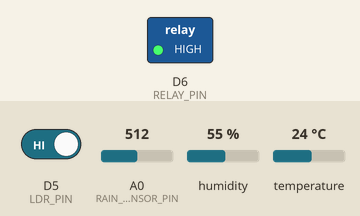
Simulated run of this sketch. Board: ESP8266 (NodeMCU). On the bench: switched loads named in the sketch (green lamp = pin HIGH). The inputs (shaded band) are chosen by the test bench; at power-on: D5 (LDR_PIN) HIGH, A0 (RAIN_SENSOR_PIN) = 512, humidity 55 %, temperature 24 °C. What the sketch prints to the serial monitor is not drawn.

Above: at 13.8 s.
13.9 s: D5 (LDR_PIN) driven LOW
At 18.9 s:
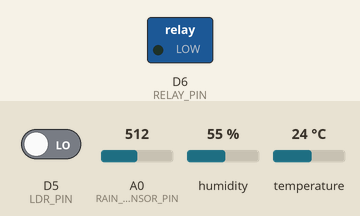
24.3 s: D5 (LDR_PIN) driven HIGH
At 28.4 s:
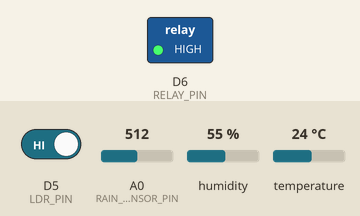
Timing chart, 0 to 29.9 s (numbered marks = the images above; inputs shaded):
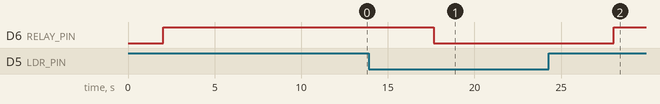

Measured:
- after the input at 13.9 s, D6 (RELAY_PIN): HIGH → LOW after 3.7 s
- after the input at 24.3 s, D6 (RELAY_PIN): LOW → HIGH after 3.7 s

The sketch:

Lab3.ino
```cpp
#include <DHT.h>

#define DHTPIN D4
#define DHTTYPE DHT11
DHT dht(DHTPIN, DHTTYPE);

#define RAIN_SENSOR_PIN A0  // อ่านแบบ analog
#define LDR_PIN D5          // LDR อ่านแบบ digital
#define RELAY_PIN D6

void setup() {
  Serial.begin(9600);
  dht.begin();

  pinMode(LDR_PIN, INPUT);
  pinMode(RELAY_PIN, OUTPUT);

  Serial.println("=== Weather Station Started ===");
  delay(2000);
}

void loop() {
  // ===== อ่านค่า DHT11 =====
  float h = dht.readHumidity();
  float t = dht.readTemperature();
  if (isnan(h) || isnan(t)) {
    Serial.println("DHT11 Error!");
    return;
  }

  float heatIndex = dht.computeHeatIndex(t, h, false);

  // ===== อ่านค่า Rain Sensor (Analog) =====
  int rainValue = analogRead(RAIN_SENSOR_PIN);
  bool isRaining = (rainValue < 800); // ปรับ threshold ให้เหมาะกับเซ็นเซอร์จริง

  // ===== อ่านค่า LDR (Digital) =====
  int ldrState = digitalRead(LDR_PIN);
  bool isNight = (ldrState == LOW); // ถ้า LDR LOW = มืด (กลางคืน)

  // ===== ควบคุมรีเลย์ตาม LDR =====
  if (isNight) {
    digitalWrite(RELAY_PIN, LOW);  // ปิดไฟ
  } else {
    digitalWrite(RELAY_PIN, HIGH);   // เปิดไฟ
  }

  // ===== แสดงผลทาง Serial Monitor =====
  Serial.println("================================");
  Serial.print("Temp: "); Serial.print(t); Serial.println(" C");
  Serial.print("Humidity: "); Serial.print(h); Serial.println(" %");
  Serial.print("Feels Like: "); Serial.print(heatIndex); Serial.println(" C");

  Serial.print("Rain Value: "); Serial.print(rainValue);
  Serial.print("  -> "); Serial.println(isRaining ? "กำลังตก 🌧️" : "ไม่ตก ☀️");

  Serial.print("LDR State: "); Serial.print(ldrState);
  Serial.print("  -> "); Serial.println(isNight ? "กลางคืน 🌙 เปิดไฟ" : "กลางวัน ☀️ ปิดไฟ");

  Serial.println("================================\n");

  delay(5000); // อัปเดตทุก 5 วินาที
}
```
